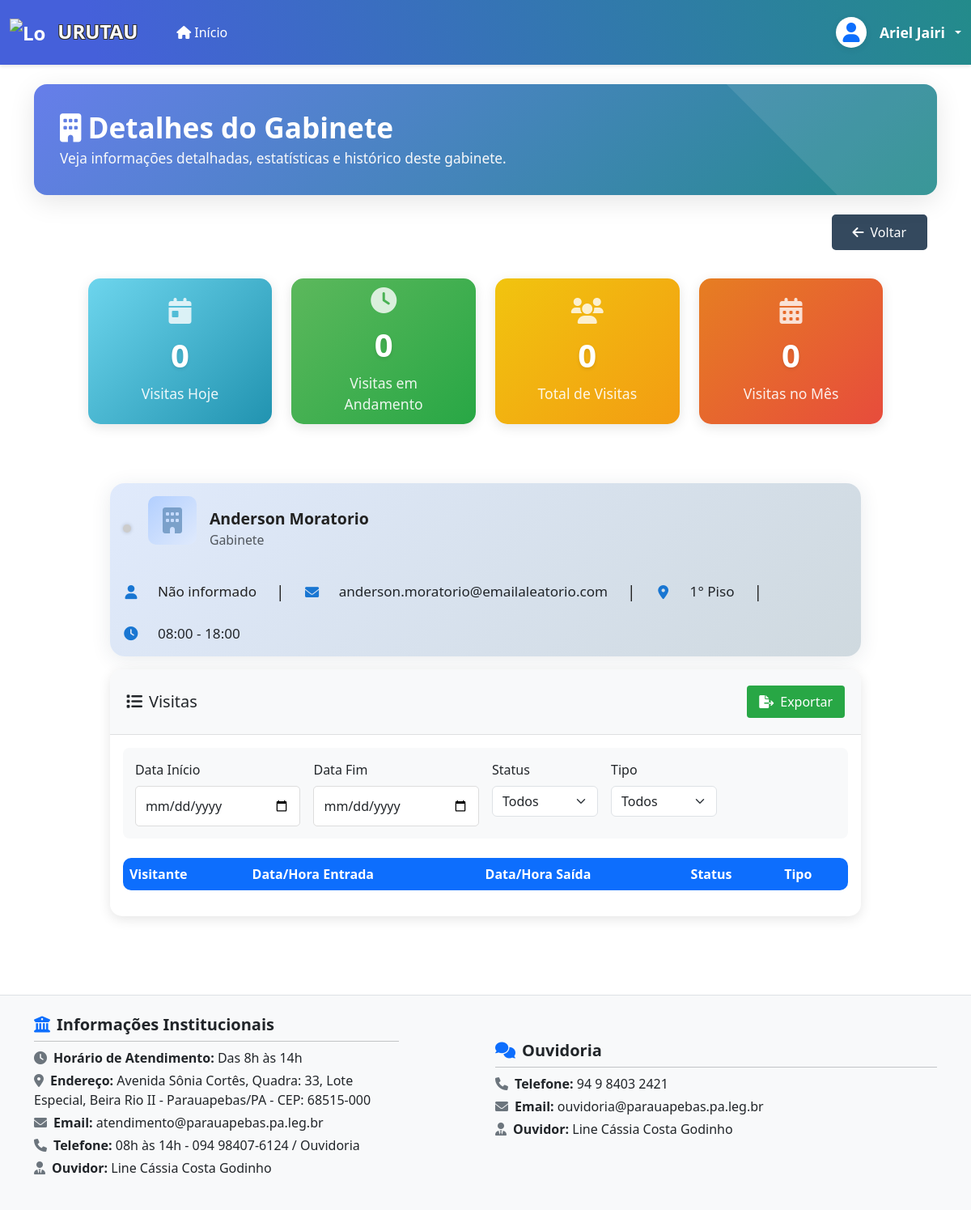
The page /recepcao/gabinetes/10/ (signed in) on the database as committed earlier.
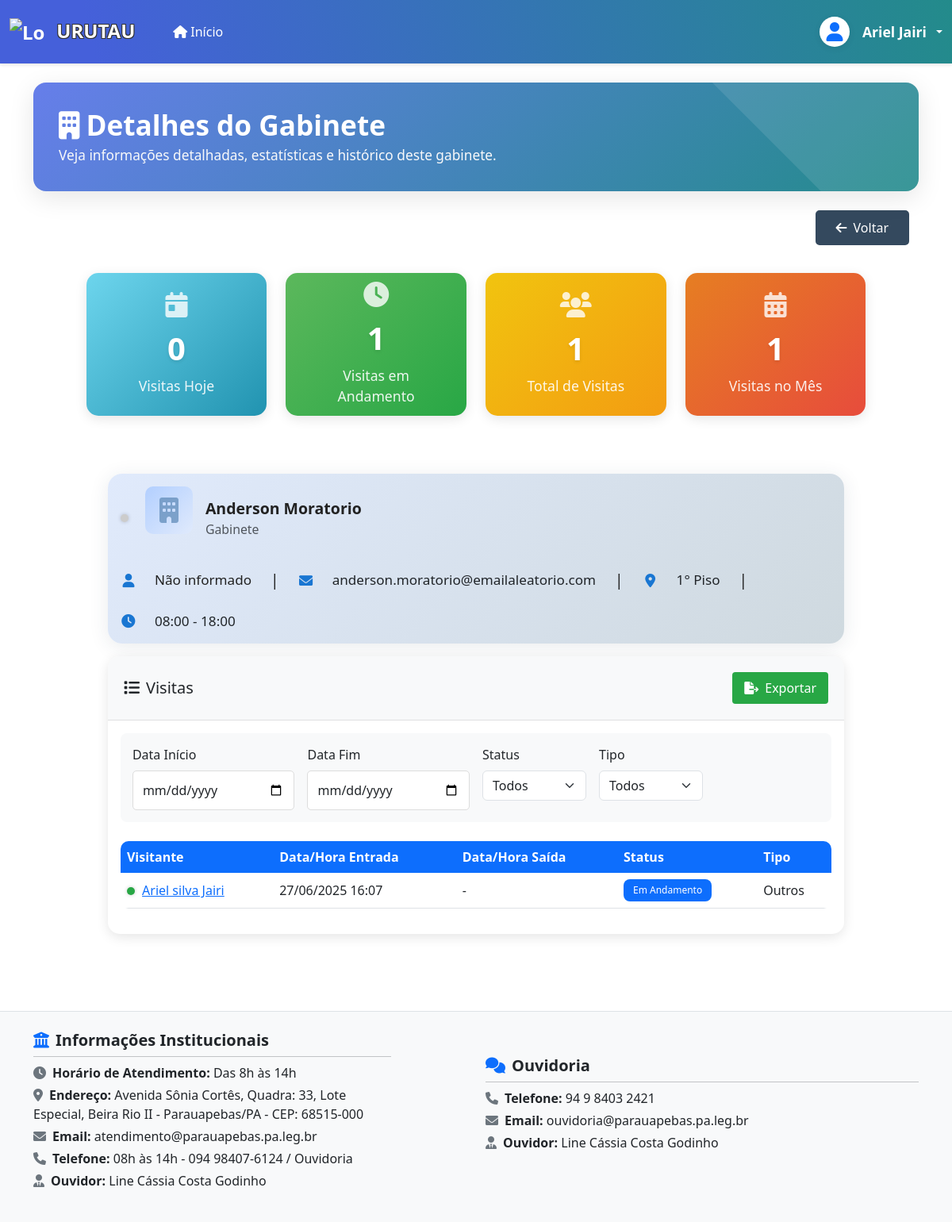
The same page on the database as committed later.
### apps/recepcao/models.py (models this page shows, shortened)
class Visita(models.Model):
    STATUS_CHOICES = [
        ('agendada', 'Agendada'),
        ('em_andamento', 'Em Andamento'),
        ('finalizada', 'Finalizada'),
        ('cancelada', 'Cancelada')
    ]
    OBJETIVO_CHOICES = [
        ('reuniao', 'Reunião'),
        ('manutencao', 'Manutenção'),
        ('evento', 'Evento'),
        ('entrega_documentos', 'Entrega de Documentos'),
        ('outros', 'Outros')
    ]
    LOCALIZACAO_CHOICES = [
        ('terreo', 'Térreo'),
        ('plenario', 'Plenário'),
        ('primeiro_piso', '1° Piso'),
        ('segundo_piso', '2° Piso')
    ]
    visitante = models.ForeignKey(
        Visitante,
        on_delete=models.PROTECT,
        verbose_name='Visitante'
    )
    setor = models.ForeignKey(
        Setor,
        on_delete=models.PROTECT,
        verbose_name='Setor'
    )
    localizacao = models.CharField(
        'Localização',
        max_length=20,
        choices=LOCALIZACAO_CHOICES,
        default='terreo'
    )
    objetivo = models.CharField(
        'Objetivo',
        max_length=20,
        choices=OBJETIVO_CHOICES,
        default='outros'
    )
    observacoes = models.TextField(
        'Observações',
        blank=True,
        null=True
    )
    data_entrada = models.DateTimeField(
        'Data/Hora de Entrada',
        default=timezone.now
    )
    data_saida = models.DateTimeField(
        'Data/Hora de Saída',
        blank=True,
        null=True
    )
    status = models.CharField(
        'Status',
        max_length=20,
        choices=STATUS_CHOICES,
        default='em_andamento'
    )
    class Meta:
        verbose_name = 'Visita'
        verbose_name_plural = 'Visitas'
        ordering = ['-data_entrada']

class Visitante(models.Model):
    ESTADOS_CHOICES = [
        ('AC', 'Acre'), ('AL', 'Alagoas'), ('AP', 'Amapá'),
        ('AM', 'Amazonas'), ('BA', 'Bahia'), ('CE', 'Ceará'),
        ('DF', 'Distrito Federal'), ('ES', 'Espírito Santo'),
        ('GO', 'Goiás'), ('MA', 'Maranhão'), ('MT', 'Mato Grosso'),
        ('MS', 'Mato Grosso do Sul'), ('MG', 'Minas Gerais'),
        ('PA', 'Pará'), ('PB', 'Paraíba'), ('PR', 'Paraná'),
        ('PE', 'Pernambuco'), ('PI', 'Piauí'), ('RJ', 'Rio de Janeiro'),
        ('RN', 'Rio Grande do Norte'), ('RS', 'Rio Grande do Sul'),
        ('RO', 'Rondônia'), ('RR', 'Roraima'), ('SC', 'Santa Catarina'),
        ('SP', 'São Paulo'), ('SE', 'Sergipe'), ('TO', 'Tocantins')
    ]
    BAIRROS_CHOICES = [
        ('alto_boa_vista', 'Alto da Boa Vista'),
        ('alto_bonito', 'Alto Bonito'),
        ('altamira', 'Altamira'),
        ('amazonia', 'Amazônia'),
        ('alvora', 'Alvorá'),
        ('apoena', 'Apoena'),
        ('amec_ville_jacaranda', 'Amec Ville Jacarandá'),
        ('beira_rio_1', 'Beira Rio I'),
        ('beira_rio_2', 'Beira Rio II'),
        ('belvedere', 'Belvedere'),
        ('betania', 'Betânia'),
        ('brasilia', 'Brasília'),
        ('bom_jesus', 'Bom Jesus'),
        ('caetanopolis', 'Caetanópolis'),
        ('casas_populares_1', 'Casas Populares I'),
        ('casas_populares_2', 'Casas Populares II'),
        ('california', 'California'),
        ('cedere_1', 'Cedere I'),
        ('cedere_2', 'Cedere II'),
        ('centro', 'Centro'),
        ('cidade_jardim', 'Cidade Jardim'),
        ('cidade_nova', 'Cidade Nova'),
        ('chacara_belo_vale', 'Chacara Belo Vale'),
        ('chacara_da_lua', 'Chacara da Lua'),
        ('chacara_das_estrelas', 'Chacara das Estrelas'),
        ('chacara_do_sol', 'Chacara do Sol'),
        ('chacara_do_cacau', 'Chacara do Cacau'),
        ('colonia_paulo_fonteles', 'Colônia Paulo Fonteles'),
        ('conjunto_hab_morar_dias_melhores', 'Conjunto Hab Morar Dias Melhores'),
        ('da_paz', 'Da Paz'),
        ('dos_mineiros', 'Dos Mineiros'),
        ('distrito_industrial', 'Distrito Industrial'),
        ('esplanada', 'Esplanada'),
        ('esperanca', 'Esperança'),
        ('fap', 'FAP'),
        ('fazenda_santo_antonio', 'Fazenda Santo Antônio'),
        ('fazenda_sao_jose', 'Fazenda São José'),
        ('fazenda_serra_grande', 'Fazenda Serra Grande'),
        ('guanabara', 'Guanabara'),
        ('habitar_feliz', 'Habitar Feliz'),
        ('ipiranga', 'Ipiranga'),
        ('jardim_america', 'Jardim América'),
        ('jardim_canada', 'Jardim Canadá'),
        ('jardim_planalto', 'Jardim Planalto'),
        ('jardim_ipiranga', 'Jardim Ipiranga'),
        ('jardim_novo_horizonte', 'Jardim Novo Horizonte'),
        ('liberdade_1', 'Liberdade I'),
        ('liberdade_2', 'Liberdade II'),
        ('linha_verde', 'Linha Verde'),
        ('loteamento_nova_carajas', 'Loteamento Nova Carajás'),
        ('loteamento_paraiso_maranhaozinho', 'Loteamento Paraíso Maranhãozinho'),
        ('maranhao', 'Maranhão'),
        ('martini', 'Martini'),
        ('minerios', 'Minérios'),
        ('minas_gerais', 'Minas Gerais'),
        ('mirante_da_serra', 'Mirante da Serra'),
        ('montes_claros', 'Montes Claros'),
        ('morar_dias_melhores', 'Morar Dias Melhores'),
        ('morada_nova', 'Morada Nova'),
        ('nova_capital', 'Nova Capital'),
        ('nova_carajas', 'Nova Carajás'),
        ('nova_esperanca', 'Nova Esperança'),
        ('nova_parauapebas', 'Nova Parauapebas'),
        ('nova_vida', 'Nova Vida'),
        ('nova_vitoria', 'Nova Vitória'),
        ('novo_brasil', 'Novo Brasil'),
        ('novo_horizonte', 'Novo Horizonte'),
        ('novo_tempo', 'Novo Tempo'),
        ('novo_viver', 'Novo Viver'),
        ('nucleo_residencial_servicos_carajas', 'Núcleo Residencial e de Serviços Carajás'),
        ('nucleo_urbano_carajas', 'Núcleo Urbano de Carajás'),
        ('palmares_1', 'Palmares 1'),
        ('palmares_2', 'Palmares 2'),
        ('paraiso', 'Paraíso'),
        ('parque_das_nacoes', 'Parque das Nações'),
        ('parque_dos_carajas', 'Parque dos Carajás'),
        ('parque_sao_luiz', 'Parque São Luiz'),
        ('parque_verde', 'Parque Verde'),
        ('paulo_fonteles', 'Paulo Fonteles'),
        ('polo_industrial_moveleiro', 'Polo Industrial Moveleiro'),
        ('polo_moveleiro', 'Polo Moveleiro'),
        ('porto_seguro', 'Porto Seguro'),
        ('primavera', 'Primavera'),
        ('raio_do_sol', 'Raio do Sol'),
        ('residencial_bambui', 'Residencial Bambuí'),
        ('residencial_belavista', 'Residencial Belavista'),
        ('rio_verde', 'Rio Verde'),
        ('santa_cruz', 'Santa Cruz'),
        ('santa_luzia', 'Santa Luzia'),
        ('sansao', 'Sansão'),
        ('sao_jose', 'São José'),
        ('sao_lucas', 'São Lucas'),
        ('sao_lucas_1', 'São Lucas 1'),
        ('sao_lucas_2', 'São Lucas 2'),
        ('serra_azul', 'Serra Azul'),
        ('talisma', 'Talismã'),
        ('tropical', 'Tropical'),
        ('uniao', 'União'),
        ('vale_do_sol', 'Vale do Sol'),
        ('vale_dos_carajas', 'Vale dos Carajás'),
        ('vale_dos_sonhos', 'Vale dos Sonhos'),
        ('vila_onalicio_barros', 'Vila Onalício Barros'),
        ('vila_nova', 'Vila Nova'),
        ('vila_rica', 'Vila Rica'),
        ('vila_rio_branco', 'Vila Rio Branco'),
        ('vila_sansao', 'Vila Sansão'),
        ('vila_sao_jose', 'Vila São José'),
        ('zona_rural', 'Zona Rural'),
        ('outros', 'Outros'),
        ('outra_cidade', 'Outra cidade'),
    ]
    nome_completo = models.CharField(max_length=255, verbose_name="Nome Completo")
    nome_social = models.CharField('Nome Social', max_length=100, blank=True, null=True)
    data_nascimento = models.DateField('Data de Nascimento')
    CPF = models.CharField(
        'CPF',
        max_length=14,
        unique=True,
        validators=[
            RegexValidator(
                regex=r'^\d{3}\.\d{3}\.\d{3}-\d{2}$',
                message='CPF deve estar no formato XXX.XXX.XXX-XX'
            )
        ]
    )
    telefone = models.CharField(
        'Telefone',
        max_length=15,
        validators=[
            RegexValidator(
                regex=r'^\(\d{2}\) \d{5}-\d{4}$',
                message='Telefone deve estar no formato (XX) XXXXX-XXXX'
            )
        ]
    )
    email = models.EmailField('E-mail', blank=True, null=True)
    estado = models.CharField('Estado', max_length=2, choices=ESTADOS_CHOICES)
    cidade = models.CharField('Cidade', max_length=100)
    bairro = models.CharField('Bairro', max_length=50, choices=BAIRROS_CHOICES, default='outros')
    logradouro = models.CharField('Logradouro', max_length=100, blank=True, null=True)
    numero = models.CharField('Número', max_length=10, blank=True, null=True)
    complemento = models.CharField('Complemento', max_length=50, blank=True, null=True)
    CEP = models.CharField(
        'CEP',
        max_length=9,
        blank=True,
        null=True,
        validators=[
            RegexValidator(
                regex=r'^\d{5}-\d{3}$',
                message='CEP deve estar no formato 00000-000'
            )
        ]
    )
    foto = models.ImageField('Foto Original', upload_to=get_visitor_upload_path, blank=True, null=True)
    foto_thumbnail = models.ImageField('Foto Thumbnail', upload_to=get_visitor_upload_path, blank=True, null=True)
    foto_medium = models.ImageField('Foto Média', upload_to=get_visitor_upload_path, blank=True, null=True)
    foto_large = models.ImageField('Foto Grande', upload_to=get_visitor_upload_path, blank=True, null=True)
    biometric_vector = models.JSONField(verbose_name="Vetor Biométrico", null=True, blank=True, editable=False)
    data_cadastro = models.DateTimeField(auto_now_add=True, verbose_name="Data de Cadastro")
    data_atualizacao = models.DateTimeField(auto_now=True, verbose_name="Última Atualização")
    class Meta:
        verbose_name = "Visitante"
        verbose_name_plural = 'Visitantes'
        ordering = ['nome_completo']

### apps/recepcao/views.py (the view)
# urls.py: path('gabinetes/<int:gabinete_id>/', views.detalhes_gabinete, name='detalhes_gabinete'),
@login_required
def detalhes_gabinete(request, gabinete_id):
    gabinete = get_object_or_404(Setor, id=gabinete_id, tipo='gabinete')
    data_inicio = request.GET.get('data_inicio')
    data_fim = request.GET.get('data_fim')
    status = request.GET.get('status')
    objetivo = request.GET.get('objetivo')
    formato = request.GET.get('formato')
    visitas = Visita.objects.filter(setor=gabinete)
    if data_inicio and data_fim:
        visitas = visitas.filter(
            data_entrada__date__range=[data_inicio, data_fim]
        )
    if status:
        visitas = visitas.filter(status=status)
    if objetivo:
        visitas = visitas.filter(objetivo=objetivo)
    visitas = visitas.order_by('-data_entrada')
    if formato in ['pdf', 'excel']:
        if formato == 'pdf':
            return gerar_pdf_visitas(visitas, gabinete)
        else:
            return gerar_excel_visitas(visitas, gabinete)
    paginator = Paginator(visitas, 10)  # 10 itens por página
    page = request.GET.get('page')
    visitas_paginadas = paginator.get_page(page)
    visitas_hoje = visitas.filter(data_entrada__date=timezone.now().date()).count()
    visitas_em_andamento = visitas.filter(status='em_andamento').count()
    total_visitas = visitas.count()
    visitas_mes = visitas.filter(data_entrada__month=timezone.now().month).count()
    context = get_base_context(f'Detalhes do Gabinete - {gabinete.nome_vereador}')
    context.update({
        'gabinete': gabinete,
        'visitas': visitas_paginadas,
        'filtros': {
            'data_inicio': data_inicio,
            'data_fim': data_fim,
            'status': status,
            'objetivo': objetivo
        },
        'visitas_hoje': visitas_hoje,
        'visitas_em_andamento': visitas_em_andamento,
        'total_visitas': total_visitas,
        'visitas_mes': visitas_mes,
        'TIPOS_VISITA': Visita.OBJETIVO_CHOICES
    })
    return render(request, 'recepcao/detalhes_gabinete.html', context)

### apps/recepcao/models.py (called while the page is built)
    def esta_aberto(self):
        if not self.horario_abertura or not self.horario_fechamento:
            return None  # Retorna None se não tiver horário definido
        agora = timezone.localtime().time()
        return self.horario_abertura <= agora <= self.horario_fechamento

### apps/recepcao/views.py (called while the page is built)
def get_base_context(title_suffix=''):
    return {
        'title': f'Recepção - {title_suffix}' if title_suffix else 'Recepção - URUTAU',
        'app_name': 'recepcao'
    }

### templates/recepcao/detalhes_gabinete.html (shortened to what the changed rows need)
{% extends 'base.html' %}
{% load static %}
{% block content %}
<div class="dashboard-header mb-4">
    <div class="dashboard-header-content">
        <h1 class="page-title mb-1" style="font-size:2.2rem; font-weight:700; color:#fff;">
            <i class="fas fa-building me-2"></i>Detalhes do Gabinete
        </h1>
    </div>
</div>
<div class="container-fluid">
    <div class="stats-container">
        <div class="row mb-4">
            <div class="col-xl-3 col-md-6 mb-4">
                <div class="stat-card stat-card-visitas-andamento">
                    <i class="fas fa-clock stat-icon"></i>
                    <h3>{{ visitas_em_andamento }}</h3>
                    <p>Visitas em Andamento</p>
                </div>
            </div>
            <div class="col-xl-3 col-md-6 mb-4">
                <div class="stat-card stat-card-total-visitas">
                    <i class="fas fa-users stat-icon"></i>
                    <h3>{{ total_visitas }}</h3>
                    <p>Total de Visitas</p>
                </div>
            </div>
            <div class="col-xl-3 col-md-6 mb-4">
                <div class="stat-card stat-card-visitas-mes">
                    <i class="fas fa-calendar-alt stat-icon"></i>
                    <h3>{{ visitas_mes }}</h3>
                    <p>Visitas no Mês</p>
                </div>
            </div>
        </div>
    </div>
    <div class="row">
        <div class="col-12">
            <div class="card">
                <div class="card-body">
                    <div id="tabela-visitas">
                        {% include 'recepcao/includes/tabela_visitas_gabinete.html' with visitas=visitas %}
                    </div>
                </div>
            </div>
        </div>
    </div>
</div>
{% endblock %}

### templates/recepcao/includes/tabela_visitas_gabinete.html
<div class="table-responsive">
    <table class="table table-hover">
        <thead>
            <tr>
                <th>Visitante</th>
                <th>Data/Hora Entrada</th>
                <th>Data/Hora Saída</th>
                <th>Status</th>
                <th>Tipo</th>
            </tr>
        </thead>
        <tbody>
            {% for visita in visitas %}
            <tr>
                <td>
                    <span class="status-indicator {% if visita.status == 'em_andamento' %}active{% endif %}"></span>
                    <a href="#" class="text-primary"
                       data-bs-toggle="modal"
                       data-bs-target="#visitanteModal"
                       data-visitante-nome="{{ visita.visitante.nome_completo }}"
                       data-visitante-telefone="{{ visita.visitante.telefone }}"
                       data-visitante-email="{{ visita.visitante.email }}"
                       data-visitante-nascimento="{{ visita.visitante.data_nascimento|date:'d/m/Y' }}"
                       data-visitante-objetivo="{{ visita.get_objetivo_display }}"
                       data-visitante-foto="{% if visita.visitante.foto %}{{ visita.visitante.foto.url }}{% endif %}">
                        {{ visita.visitante.nome_completo }}
                    </a>
                </td>
                <td>{{ visita.data_entrada|date:"d/m/Y H:i" }}</td>
                <td>{{ visita.data_saida|date:"d/m/Y H:i"|default:"-" }}</td>
                <td>
                    {% if visita.status == 'em_andamento' %}
                        <span class="badge bg-primary">{{ visita.get_status_display }}</span>
                    {% elif visita.status == 'finalizada' %}
                        <span class="badge bg-success">{{ visita.get_status_display }}</span>
                    {% else %}
                        <span class="badge bg-danger">{{ visita.get_status_display }}</span>
                    {% endif %}
                </td>
                <td>{{ visita.get_objetivo_display }}</td>
            </tr>
            {% endfor %}
        </tbody>
    </table>
</div>

Rows that differ between the two databases and show on the page:
added Visita: visitante.nome_completo "Ariel silva Jairi", data_entrada "27/06/2025 16:07", data_saida "-", status "Em Andamento", objetivo "Outros"
Other text that changed with them:
{{ visitas_em_andamento }}: "0" → "1"
{{ total_visitas }}: "0" → "1"
{{ visitas_mes }}: "0" → "1"
